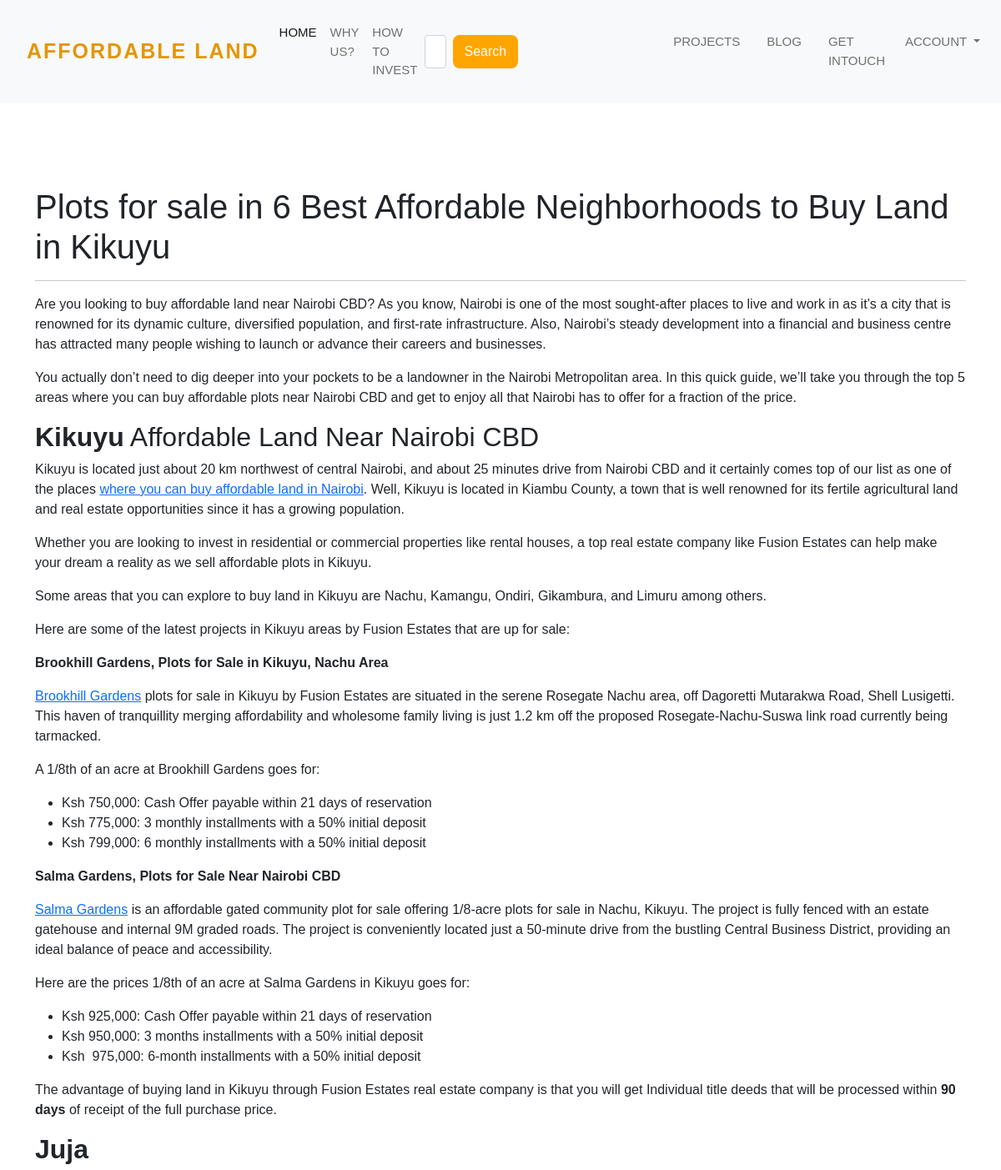
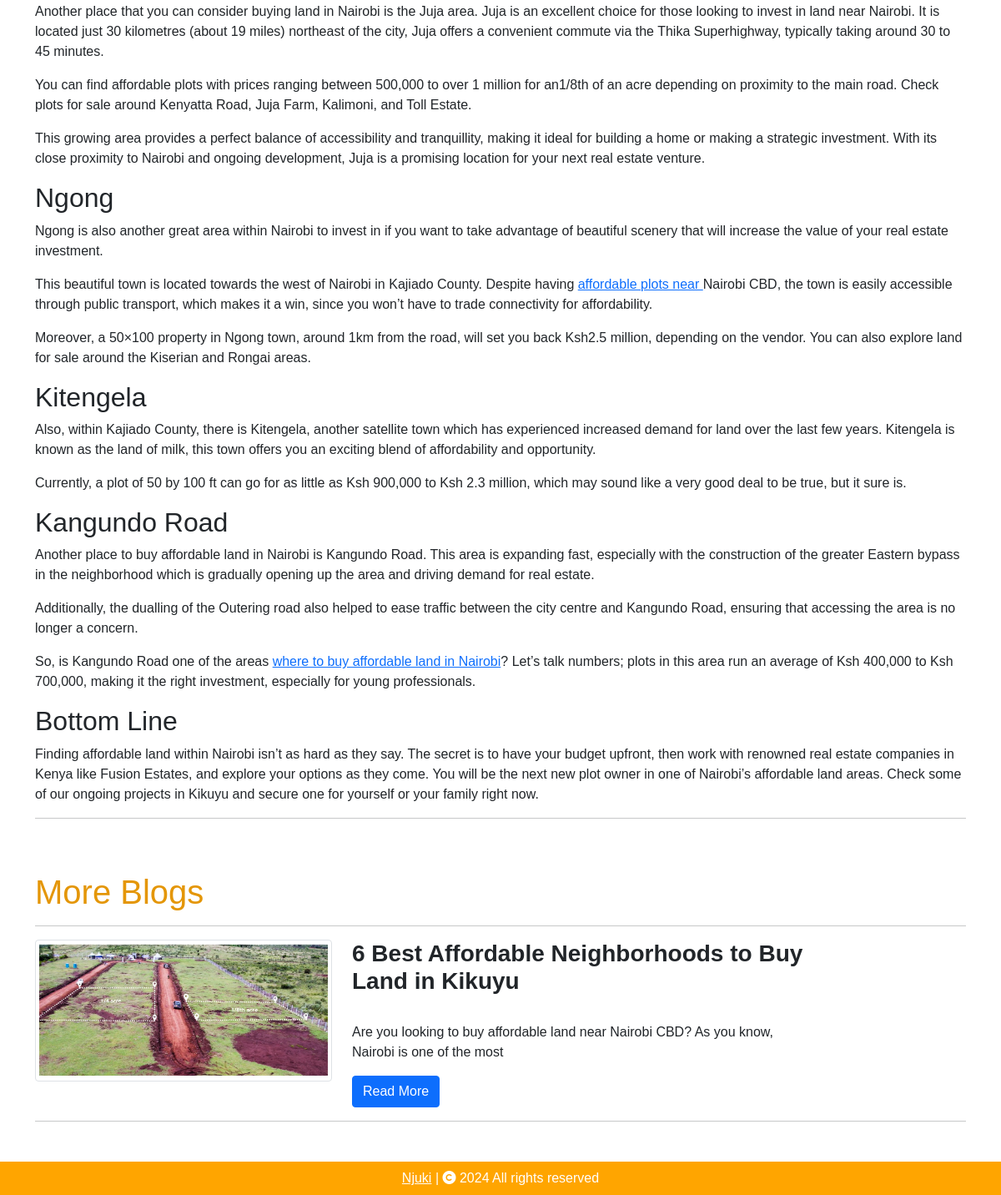
Screenshot of /blog_contents/1 with the database file from the repository (2 pictures, top to bottom).
### LandingPage/models.py (models this page shows, shortened)
class CreateBlog(db.Model):
    id = db.Column(db.Integer, primary_key=True)
    blog_title = db.Column(db.String(200), nullable=False)
    blog_image = db.Column(db.String(300), nullable=False)
    blog_content = db.Column(db.String(1000000), nullable=False)
    display_blog = db.Column(db.Boolean, nullable=False)
    date_added = db.Column(db.DateTime, default=datetime.utcnow)

### LandingPage/views.py (the view)
@views.route('/blog_contents/<int:blog_id>', methods=['GET', 'POST'])
def blog_contents(blog_id):
    blog = CreateBlog.query.get(blog_id)
    blogs = CreateBlog.query.all()
    from markupsafe import Markup
    content = Markup(blog.blog_content)
    blog.blog_content = content
    return render_template('blog_content.html', blog=blog, blogs=blogs)

### LandingPage/templates/blog_content.html (shortened to what this page needs)
{% extends 'base.html' %}
{% block body %}
<div class="container" style="margin-top: 100px;">
    <div class="row">
        <div class="col-sm-12">
            <h1>Plots for sale in {{ blog.blog_title }}</h1>
            <div>
                <hr>
                {{ blog.blog_content }}
                <hr>
            </div>
        </div>
    </div>
    <div id="blog" class="mt-5">
        <h2>More Blogs</h2>
        <hr>
        {% for blog in blogs %}
        <div class="row">
            <div class="col-sm-4">
                <img src="../../{{ blog.blog_image }}" alt="" class="img-thumbnail">
            </div>
            <div class="col-sm-6">
                <h3 style="font-weight: bold;">{{ blog.blog_title }}</h3>
                <br>
                <div>{{ blog.blog_content[:100] }}</div>
                <a href=" {{ url_for('views.blog_contents', blog_id=blog.id)}}" class="btn btn-primary">Read More</a>
            </div>
        </div><hr>
        {% endfor %}
    </div>
</div>
{% endblock %}

### LandingPage/static/css/style.css (style rules this page uses)
* { padding: 0; margin: 0; box-sizing: border-box; font-family: 'Trebuchet MS', 'Lucida Sans Unicode', 'Lucida Grande', 'Lucida Sans', Arial, sans-serif; }
#who-am-i h2, #how-to-invest h2, #blog h2, #projects h2 { font-size: 40px; color: rgb(228, 150, 7); }

### rows the page displays
CreateBlog: blog_title "6 Best Affordable Neighborhoods to Buy Land in Kikuyu", blog_content "Are you looking to buy affordable land near Nairobi CBD? As you know, Nairobi is one of the most sought-after places to live and work in as it’s a city that is renowned for its dynamic culture, diversified population, and first-rate infrastructure. Also, Nairobi’s steady development into a financial and business centre has attracted many people wishing to launch or advance their careers and businesses. You actually don’t need to dig deeper into your pockets to be a landowner in the Nairobi Metropolitan area. In this quick guide, we’ll take you through the top 5 areas where you can buy affordable plots near Nairobi CBD and get to enjoy all that Nairobi has to offer for a fraction of the…", blog_image (picture), blog_content "Are you looking to buy affordable land near Nairobi CBD? As you know, Nairobi is one of the most"
